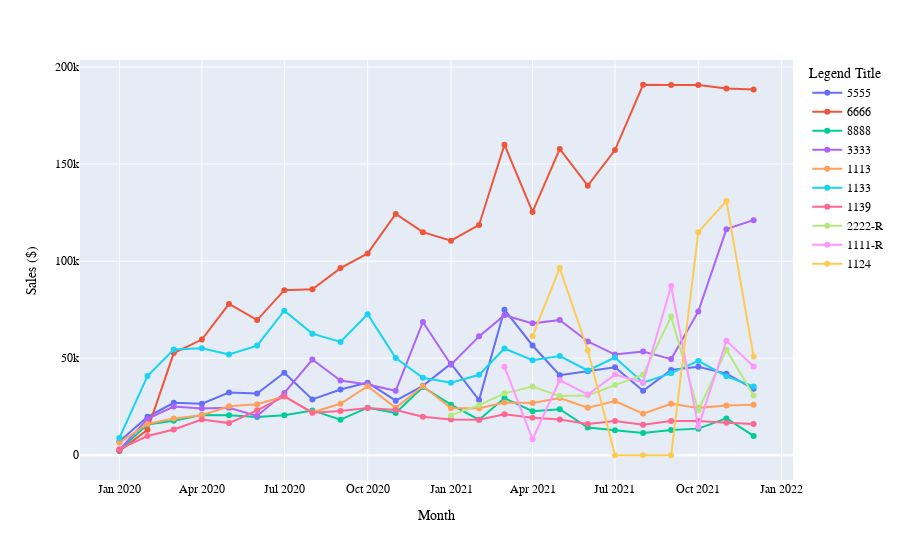

Notebook cell for this chart:
### Code cell
fig1 = go.Figure()

fig1 = px.line(x=top_product_df.date,y=top_product_df.sum_net_sales, color=top_product_df.sku,markers = True)
             
fig1.update_layout(
    #title="Top Products Sales Growth 2020 through 2021",
    xaxis_title="Month",
    yaxis_title="Sales ($)",
    legend_title="Legend Title",
    font=dict(
        family="Courier New, monospace",
        size=12,
        color="Black"),
    #xaxis = dict(
     #   tickmode = 'array',
      #  tickvals = [1, 4, 7, 10, 13, 16, 19, 22],
       # ticktext = ['Jan 2020', 'Apr 2020', 'Jul 2020', 'Oct 2020', 'Jan 2021', 'Apr 2021','Jul 2021','Oct 2021']
    #)
)
    
fig1.show()
fig1.write_html("../Graphs/Products_Sales_Line.html")

### Figure 1 — Plotly figure (JSON) as saved in the notebook; plotly's stock layout.template omitted (floating-point values rounded to 4 significant figures)
{"data": [{"hovertemplate": "color=5555<br>x=%{x}<br>y=%{y}<extra></extra>", "legendgroup": "5555", "line": {"color": "#636efa", "dash": "solid"}, "marker": {"symbol": "circle"}, "mode": "lines+markers", "name": "5555", "orientation": "v", "showlegend": true, "type": "scatter", "x": ["2020-01-01", "2020-02-01", "2020-03-01", "2020-04-01", "2020-05-01", "2020-06-01", "2020-07-01", "2020-08-01", "2020-09-01", "2020-10-01", "2020-11-01", "2020-12-01", "2021-01-01", "2021-02-01", "2021-03-01", "2021-04-01", "2021-05-01", "2021-06-01", "2021-07-01", "2021-08-01", "2021-09-01", "2021-10-01", "2021-11-01", "2021-12-01"], "xaxis": "x", "y": [7095.0, 19790.0, 27020.0, 26520.0, 32280.0, 31790.0, 42480.0, 28740.0, 33840.0, 37410.0, 28120.0, 35760.0, 47180.0, 28410.0, 74960.0, 56540.0, 41230.0, 43260.0, 45320.0, 33230.0, 43980.0, 45620.0, 42030.0, 34240.0], "yaxis": "y"}, {"hovertemplate": "color=6666<br>x=%{x}<br>y=%{y}<extra></extra>", "legendgroup": "6666", "line": {"color": "#EF553B", "dash": "solid"}, "marker": {"symbol": "circle"}, "mode": "lines+markers", "name": "6666", "orientation": "v", "showlegend": true, "type": "scatter", "x": ["2020-01-01", "2020-02-01", "2020-03-01", "2020-04-01", "2020-05-01", "2020-06-01", "2020-07-01", "2020-08-01", "2020-09-01", "2020-10-01", "2020-11-01", "2020-12-01", "2021-01-01", "2021-02-01", "2021-03-01", "2021-04-01", "2021-05-01", "2021-06-01", "2021-07-01", "2021-08-01", "2021-09-01", "2021-10-01", "2021-11-01", "2021-12-01"], "xaxis": "x", "y": [2195.0, 13080.0, 52640.0, 59600.0, 77960.0, 69630.0, 85020.0, 85510.0, 96390.0, 104000.0, 124300.0, 114900.0, 110500.0, 118600.0, 160000.0, 125400.0, 157800.0, 138800.0, 157200.0, 190800.0, 190700.0, 190700.0, 188900.0, 188400.0], "yaxis": "y"}, {"hovertemplate": "color=8888<br>x=%{x}<br>y=%{y}<extra></extra>", "legendgroup": "8888", "line": {"color": "#00cc96", "dash": "solid"}, "marker": {"symbol": "circle"}, "mode": "lines+markers", "name": "8888", "orientation": "v", "showlegend": true, "type": "scatter", "x": ["2020-01-01", "2020-02-01", "2020-03-01", "2020-04-01", "2020-05-01", "2020-06-01", "2020-07-01", "2020-08-01", "2020-09-01", "2020-10-01", "2020-11-01", "2020-12-01", "2021-01-01", "2021-02-01", "2021-03-01", "2021-04-01", "2021-05-01", "2021-06-01", "2021-07-01", "2021-08-01", "2021-09-01", "2021-10-01", "2021-11-01", "2021-12-01"], "xaxis": "x", "y": [2642.0, 15860.0, 17720.0, 20740.0, 20610.0, 19750.0, 20590.0, 23090.0, 18310.0, 24500.0, 21820.0, 35170.0, 26040.0, 18310.0, 29450.0, 22710.0, 23700.0, 14300.0, 12900.0, 11490.0, 12950.0, 13710.0, 18980.0, 9974.0], "yaxis": "y"}, {"hovertemplate": "color=3333<br>x=%{x}<br>y=%{y}<extra></extra>", "legendgroup": "3333", "line": {"color": "#ab63fa", "dash": "solid"}, "marker": {"symbol": "circle"}, "mode": "lines+markers", "name": "3333", "orientation": "v", "showlegend": true, "type": "scatter", "x": ["2020-01-01", "2020-02-01", "2020-03-01", "2020-04-01", "2020-05-01", "2020-06-01", "2020-07-01", "2020-08-01", "2020-09-01", "2020-10-01", "2020-11-01", "2020-12-01", "2021-01-01", "2021-02-01", "2021-03-01", "2021-04-01", "2021-05-01", "2021-06-01", "2021-07-01", "2021-08-01", "2021-09-01", "2021-10-01", "2021-11-01", "2021-12-01"], "xaxis": "x", "y": [2789.0, 18710.0, 25100.0, 24030.0, 24460.0, 20280.0, 32080.0, 49280.0, 38520.0, 36400.0, 33180.0, 68640.0, 46600.0, 61240.0, 72160.0, 67940.0, 69650.0, 58610.0, 51870.0, 53390.0, 49520.0, 74080.0, 116500.0, 121100.0], "yaxis": "y"}, {"hovertemplate": "color=1113<br>x=%{x}<br>y=%{y}<extra></extra>", "legendgroup": "1113", "line": {"color": "#FFA15A", "dash": "solid"}, "marker": {"symbol": "circle"}, "mode": "lines+markers", "name": "1113", "orientation": "v", "showlegend": true, "type": "scatter", "x": ["2020-01-01", "2020-02-01", "2020-03-01", "2020-04-01", "2020-05-01", "2020-06-01", "2020-07-01", "2020-08-01", "2020-09-01", "2020-10-01", "2020-11-01", "2020-12-01", "2021-01-01", "2021-02-01", "2021-03-01", "2021-04-01", "2021-05-01", "2021-06-01", "2021-07-01", "2021-08-01", "2021-09-01", "2021-10-01", "2021-11-01", "2021-12-01"], "xaxis": "x", "y": [6534.0, 16110.0, 18920.0, 20630.0, 25210.0, 26230.0, 30320.0, 22110.0, 26530.0, 35580.0, 24400.0, 35690.0, 24210.0, 24170.0, 27130.0, 26980.0, 29450.0, 24470.0, 27920.0, 21430.0, 26540.0, 24410.0, 25610.0, 26030.0], "yaxis": "y"}, {"hovertemplate": "color=1133<br>x=%{x}<br>y=%{y}<extra></extra>", "legendgroup": "1133", "line": {"color": "#19d3f3", "dash": "solid"}, "marker": {"symbol": "circle"}, "mode": "lines+markers", "name": "1133", "orientation": "v", "showlegend": true, "type": "scatter", "x": ["2020-01-01", "2020-02-01", "2020-03-01", "2020-04-01", "2020-05-01", "2020-06-01", "2020-07-01", "2020-08-01", "2020-09-01", "2020-10-01", "2020-11-01", "2020-12-01", "2021-01-01", "2021-02-01", "2021-03-01", "2021-04-01", "2021-05-01", "2021-06-01", "2021-07-01", "2021-08-01", "2021-09-01", "2021-10-01", "2021-11-01", "2021-12-01"], "xaxis": "x", "y": [8905.0, 40790.0, 54420.0, 55100.0, 51940.0, 56470.0, 74490.0, 62650.0, 58380.0, 72640.0, 50070.0, 39900.0, 37370.0, 41450.0, 54960.0, 48930.0, 51130.0, 43650.0, 50350.0, 37390.0, 42300.0, 48580.0, 40710.0, 35450.0], "yaxis": "y"}, {"hovertemplate": "color=1139<br>x=%{x}<br>y=%{y}<extra></extra>", "legendgroup": "1139", "line": {"color": "#FF6692", "dash": "solid"}, "marker": {"symbol": "circle"}, "mode": "lines+markers", "name": "1139", "orientation": "v", "showlegend": true, "type": "scatter", "x": ["2020-01-01", "2020-02-01", "2020-03-01", "2020-04-01", "2020-05-01", "2020-06-01", "2020-07-01", "2020-08-01", "2020-09-01", "2020-10-01", "2020-11-01", "2020-12-01", "2021-01-01", "2021-02-01", "2021-03-01", "2021-04-01", "2021-05-01", "2021-06-01", "2021-07-01", "2021-08-01", "2021-09-01", "2021-10-01", "2021-11-01", "2021-12-01"], "xaxis": "x", "y": [3125.0, 9889.0, 13290.0, 18420.0, 16560.0, 23150.0, 30360.0, 21930.0, 22830.0, 24310.0, 23270.0, 19870.0, 18480.0, 18300.0, 21060.0, 19320.0, 18360.0, 16040.0, 17610.0, 15710.0, 17610.0, 17660.0, 16770.0, 16140.0], "yaxis": "y"}, {"hovertemplate": "color=2222-R<br>x=%{x}<br>y=%{y}<extra></extra>", "legendgroup": "2222-R", "line": {"color": "#B6E880", "dash": "solid"}, "marker": {"symbol": "circle"}, "mode": "lines+markers", "name": "2222-R", "orientation": "v", "showlegend": true, "type": "scatter", "x": ["2021-01-01", "2021-02-01", "2021-03-01", "2021-04-01", "2021-05-01", "2021-06-01", "2021-07-01", "2021-08-01", "2021-09-01", "2021-10-01", "2021-11-01", "2021-12-01"], "xaxis": "x", "y": [20520, 25830, 31890, 35400, 30480, 30840, 36150, 41481, 71412, 23034, 54285, 30723], "yaxis": "y"}, {"hovertemplate": "color=1111-R<br>x=%{x}<br>y=%{y}<extra></extra>", "legendgroup": "1111-R", "line": {"color": "#FF97FF", "dash": "solid"}, "marker": {"symbol": "circle"}, "mode": "lines+markers", "name": "1111-R", "orientation": "v", "showlegend": true, "type": "scatter", "x": ["2021-03-01", "2021-04-01", "2021-05-01", "2021-06-01", "2021-07-01", "2021-08-01", "2021-09-01", "2021-10-01", "2021-11-01", "2021-12-01"], "xaxis": "x", "y": [45615, 8220, 38760, 31260, 41550, 37521, 87186, 14718, 58971, 45738], "yaxis": "y"}, {"hovertemplate": "color=1124<br>x=%{x}<br>y=%{y}<extra></extra>", "legendgroup": "1124", "line": {"color": "#FECB52", "dash": "solid"}, "marker": {"symbol": "circle"}, "mode": "lines+markers", "name": "1124", "orientation": "v", "showlegend": true, "type": "scatter", "x": ["2021-04-01", "2021-05-01", "2021-06-01", "2021-07-01", "2021-08-01", "2021-09-01", "2021-10-01", "2021-11-01", "2021-12-01"], "xaxis": "x", "y": [61320.0, 96450.0, 54090.0, 55.49, 25.5, 0, 114900.0, 131000.0, 50910.0], "yaxis": "y"}], "layout": {"font": {"color": "Black", "family": "Courier New, monospace", "size": 12}, "legend": {"title": {"text": "Legend Title"}, "tracegroupgap": 0}, "margin": {"t": 60}, "xaxis": {"anchor": "y", "domain": [0, 1], "title": {"text": "Month"}}, "yaxis": {"anchor": "x", "domain": [0, 1], "title": {"text": "Sales ($)"}}}}
